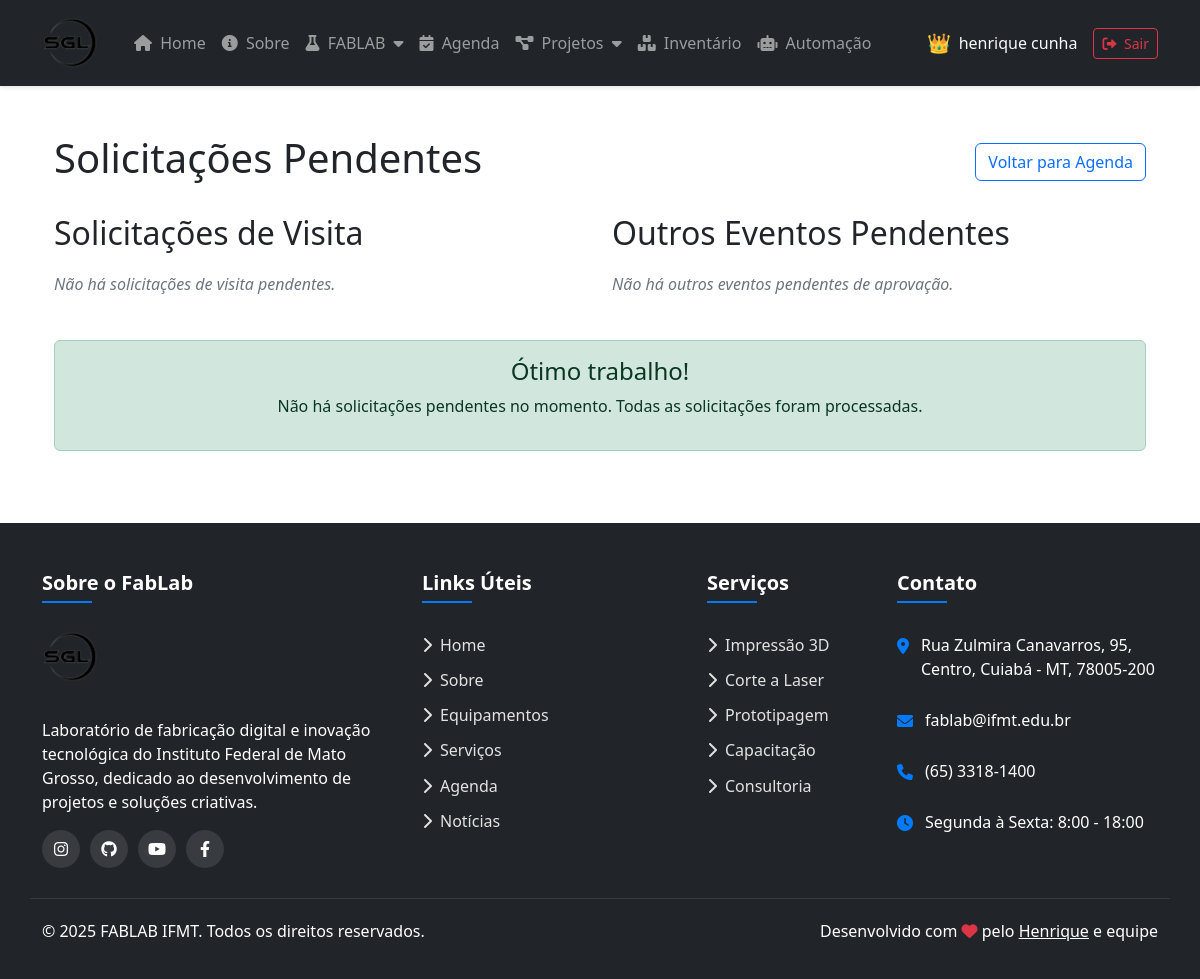
The app's page /logs/agenda/pendentes/ (signed in), older data.
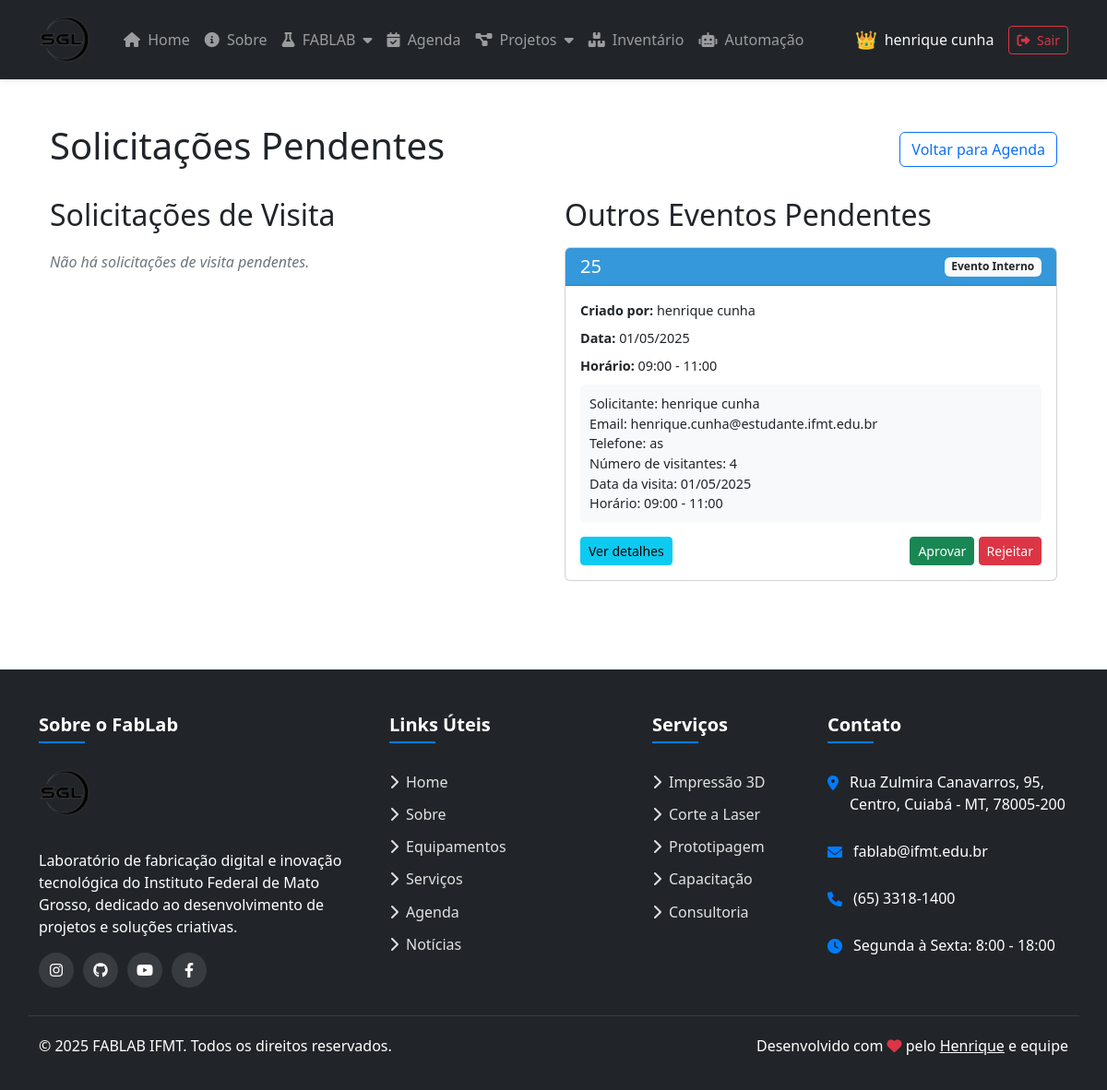
The same page, newer data.
### users/models.py (models this page shows, shortened)
class CustomUser(AbstractUser):
    username = None
    first_name = models.CharField(_("first name"), max_length=150, blank=False)
    last_name = models.CharField(_("last name"), max_length=150, blank=False)
    email = models.EmailField(_("email address"), blank=False, unique=True,
                              error_messages={"unique": _("Um usuário com este email já está cadastrado.")})
    id = models.CharField(_("matricula"),
        max_length=13,
        unique=True,
        primary_key=True,
        help_text=_(
            "Seu número de matrícula do SUAP ou SIAPE. Apenas números."
        ),
        error_messages={
            "unique": _("Um usuário com este número de matrícula já está cadastrado.")
        }
    )
    USERNAME_FIELD = "id"
    REQUIRED_FIELDS = ["first_name", "last_name", "email"]
    objects = CustomUserManager()

### logs/models.py (models this page shows, shortened)
class Event(models.Model):
    class EventType(models.TextChoices):
        INTERNAL = 'internal', _('Evento Interno')
        WORKSHOP = 'workshop', _('Workshop')
        VISIT = 'visit', _('Visita Agendada')
        MAINTENANCE = 'maintenance', _('Manutenção')
        OTHER = 'other', _('Outro')
    title = models.CharField(_("Título"), max_length=200)
    description = models.TextField(_("Descrição"), blank=True)
    start_time = models.DateTimeField(_("Hora de Início"))
    end_time = models.DateTimeField(_("Hora de Término"))
    event_type = models.CharField(
        _("Tipo de Evento"),
        max_length=20,
        choices=EventType.choices,
        default=EventType.INTERNAL
    )
    created_by = models.ForeignKey(
        CustomUser,
        on_delete=models.SET_NULL,
        null=True,
        related_name="created_events"
    )
    approved = models.BooleanField(_("Aprovado"), default=False)
    participants = models.ManyToManyField(
        CustomUser,
        related_name="events",
        blank=True,
        verbose_name=_("Participantes")
    )
    class Meta:
        ordering = ['start_time']
        verbose_name = _("Evento")
        verbose_name_plural = _("Eventos")

### logs/views.py (the view)
# urls.py: path('agenda/pendentes/', views.pending_events, name='pending_events'),
@user_passes_test(staff_check)
def pending_events(request):
    pending = Event.objects.filter(approved=False).order_by('start_time')
    visit_requests = pending.filter(event_type=Event.EventType.VISIT)
    other_events = pending.exclude(event_type=Event.EventType.VISIT)
    context = {
        'visit_requests': visit_requests,
        'other_events': other_events
    }
    return render(request, 'logs/pending_events.html', context)

### logs/templates/logs/pending_events.html (shortened to what this page needs)
{% extends 'layout.html' %}
{% load static %}
{% block content %}
<div class="container mt-4 mb-5">
    <div class="d-flex justify-content-between align-items-center mb-4">
        <h1>Solicitações Pendentes</h1>
        <a href="{% url 'logs:agenda_home' %}" class="btn btn-outline-primary">Voltar para Agenda</a>
    </div>
    <div class="row">
        <div class="col-md-6">
            <h2 class="mb-3">Solicitações de Visita</h2>
            {% if visit_requests %}
                {% for event in visit_requests %}
                    <div class="card mb-4">
                        <div class="card-header card-header-visit d-flex justify-content-between align-items-center">
                            <h5 class="mb-0">{{ event.title }}</h5>
                            <span class="badge bg-light text-dark">{{ event.start_time|date:"d/m/Y" }}</span>
                        </div>
                        <div class="card-body">
                            <div class="event-detail"><strong>Solicitante:</strong> {{ event.created_by.first_name }} {{ event.created_by.last_name }}</div>
                            <div class="event-detail"><strong>Horário:</strong> {{ event.start_time|date:"H:i" }} - {{ event.end_time|date:"H:i" }}</div>
                            <div class="event-description">{{ event.description }}</div>
                            <div class="action-buttons d-flex justify-content-between">
                                <a href="{% url 'logs:agenda_event_detail' event.id %}" class="btn btn-sm btn-info">Ver detalhes</a>
                                <div>
                                    <a href="{% url 'logs:agenda_approve_event' event.id %}" class="btn btn-sm btn-success">Aprovar</a>
                                    <a href="{% url 'logs:agenda_delete_event' event.id %}" class="btn btn-sm btn-danger"
                                       onclick="return confirm('Tem certeza que deseja rejeitar esta solicitação?');">Rejeitar</a>
                                </div>
                            </div>
                        </div>
                    </div>
                {% endfor %}
            {% else %}
                <p class="no-requests">Não há solicitações de visita pendentes.</p>
            {% endif %}
        </div>
        <div class="col-md-6">
            <h2 class="mb-3">Outros Eventos Pendentes</h2>
            {% if other_events %}
                {% for event in other_events %}
                    <div class="card mb-4">
                        <div class="card-header card-header-other d-flex justify-content-between align-items-center">
                            <h5 class="mb-0">{{ event.title }}</h5>
                            <span class="badge bg-light text-dark">{{ event.get_event_type_display }}</span>
                        </div>
                        <div class="card-body">
                            <div class="event-detail"><strong>Criado por:</strong> {{ event.created_by.first_name }} {{ event.created_by.last_name }}</div>
                            <div class="event-detail"><strong>Data:</strong> {{ event.start_time|date:"d/m/Y" }}</div>
                            <div class="event-detail"><strong>Horário:</strong> {{ event.start_time|date:"H:i" }} - {{ event.end_time|date:"H:i" }}</div>
                            <div class="event-description">{{ event.description }}</div>
                            <div class="action-buttons d-flex justify-content-between">
                                <a href="{% url 'logs:agenda_event_detail' event.id %}" class="btn btn-sm btn-info">Ver detalhes</a>
                                <div>
                                    <a href="{% url 'logs:agenda_approve_event' event.id %}" class="btn btn-sm btn-success">Aprovar</a>
                                    <a href="{% url 'logs:agenda_delete_event' event.id %}" class="btn btn-sm btn-danger"
                                       onclick="return confirm('Tem certeza que deseja rejeitar este evento?');">Rejeitar</a>
                                </div>
                            </div>
                        </div>
                    </div>
                {% endfor %}
            {% else %}
                <p class="no-requests">Não há outros eventos pendentes de aprovação.</p>
            {% endif %}
        </div>
    </div>
    {% if not visit_requests and not other_events %}
    <div class="alert alert-success text-center mt-4">
        <h4 class="alert-heading">Ótimo trabalho!</h4>
        <p>Não há solicitações pendentes no momento. Todas as solicitações foram processadas.</p>
    </div>
    {% endif %}
</div>
{% endblock %}

### templates/layout.html (shortened to what this page needs)
{% load static %}
<!DOCTYPE html>
<html lang="pt-br" class="h-100">
  <head>
    <link rel="stylesheet" href="{% static 'style.css' %}">
    <link href="https://cdn.jsdelivr.net/npm/bootstrap@5.3.3/dist/css/bootstrap.min.css" rel="stylesheet">
    <link rel="stylesheet" href="https://cdnjs.cloudflare.com/ajax/libs/font-awesome/6.0.0-beta3/css/all.min.css">
  </head>
  <body class="d-flex flex-column min-vh-100">
    <nav class="navbar navbar-expand-lg navbar-dark bg-dark sticky-top">
      <div class="container">
        <a class="navbar-brand d-flex align-items-center" href="/" aria-label="FABLAB IFMT Home">
          <img src="{% static 'images/logo.png' %}" alt="Logo FABLAB" style="height: 60px;" class="me-2">
        </a>
        <div class="collapse navbar-collapse" id="navbarColor02">
          <ul class="navbar-nav me-auto">
            <li class="nav-item">
              <a class="nav-link" href="/">
                <i class="fas fa-home me-1"></i> Home
              </a>
            </li>
            <li class="nav-item">
              <a class="nav-link" href="/about">
                <i class="fas fa-info-circle me-1"></i> Sobre
              </a>
            </li>
            <li class="nav-item project">
              <a class="nav-link">
                <i class="fas fa-flask me-1"></i> FABLAB <i class="fas fa-caret-down ms-1"></i>
              </a>
            </li>
            {% if user.is_authenticated %}
            <li class="nav-item">
              <a class="nav-link agenda-with-notification" href="{% url 'logs:agenda_home' %}">
                <i class="fas fa-calendar-check me-1"></i> Agenda
              </a>
            </li>
            {% endif %}
            <li class="nav-item project">
              <a class="nav-link" {% if user.is_staff %}href="/projects"{% endif %}>
                <i class="fas fa-project-diagram me-1"></i> Projetos <i class="fas fa-caret-down ms-1"></i>
              </a>
            </li>
            {% if user.is_authenticated and user.is_staff %}
              <li class="nav-item">
                <a class="nav-link" href="{% url 'inventario:dashboard' %}">
                  <i class="fas fa-boxes me-1"></i> Inventário
                </a>
              </li>
            {% endif %}
            {% if user.is_authenticated and user.is_staff %}
              <li class="nav-item">
                <a class="nav-link" href="{% url 'Controle_ar:automacao_home' %}">
                  <i class="fas fa-robot me-1"></i> Automação
                </a>
              </li>
            {% endif %}
          </ul>
          <div class="d-flex align-items-center">
            {% if user.is_authenticated %}
              <div class="user-welcome text-light">
                <span class="user-role">{% if user.is_staff %}👑{% endif %}</span>
                <span>{{user.first_name}} {{user.last_name}}</span>
              </div>
              <form action="{% url 'users:logout' %}" method="post">
                <button class="btn btn-outline-danger btn-sm" type="submit">
                  <i class="fas fa-sign-out-alt me-1"></i> Sair
                </button>
              </form>
            {% endif %}
          </div>
        </div>
      </div>
    </nav>
    <div aria-live="polite" aria-atomic="true" class="position-fixed bottom-0 end-0 p-3" style="z-index: 1100">
    </div>
    <main class="container py-4">
      {% block content %}{% endblock %}
    </main>
    <footer class="pt-5 mt-auto bg-dark text-white">
      <div class="container">
        <div class="row">
          <div class="col-lg-4 col-md-6 mb-4 mb-md-0 footer-links">
            <h5>Sobre o FabLab</h5>
            <div class="mb-3">
              <img src="{% static 'images/logo.png' %}" alt="Logo FABLAB" class="footer-logo">
            </div>
            <p class="mb-3">
              Laboratório de fabricação digital e inovação tecnológica do Instituto Federal de Mato Grosso, dedicado ao desenvolvimento de projetos e soluções criativas.
            </p>
            <div class="social-links mt-3">
              <a href="https://www.instagram.com/ifmtmaker/" target="_blank" aria-label="Instagram" title="Instagram">
                <i class="fab fa-instagram"></i>
              </a>
              <a href="https://github.com/FabLab-IFMT" target="_blank" aria-label="GitHub" title="GitHub">
                <i class="fab fa-github"></i>
              </a>
              <a href="https://www.youtube.com/channel/UCxxxxxxxx" target="_blank" aria-label="YouTube" title="YouTube">
                <i class="fab fa-youtube"></i>
              </a>
              <a href="https://www.facebook.com/ifmtoficial/" target="_blank" aria-label="Facebook" title="Facebook">
                <i class="fab fa-facebook-f"></i>
              </a>
            </div>
          </div>
          <div class="col-lg-3 col-md-6 mb-4 mb-md-0 footer-links">
            <h5>Links Úteis</h5>
            <ul class="list-unstyled">
              <li><a href="/" class="d-block"><i class="fas fa-chevron-right me-2"></i>Home</a></li>
              <li><a href="/about" class="d-block"><i class="fas fa-chevron-right me-2"></i>Sobre</a></li>
              <li><a href="{% url 'options:equipamentos' %}" class="d-block"><i class="fas fa-chevron-right me-2"></i>Equipamentos</a></li>
              <li><a href="{% url 'options:servicos' %}" class="d-block"><i class="fas fa-chevron-right me-2"></i>Serviços</a></li>
              <li><a href="{% url 'logs:agenda_home' %}" class="d-block"><i class="fas fa-chevron-right me-2"></i>Agenda</a></li>
              <li><a href="{% url 'options:noticias' %}" class="d-block"><i class="fas fa-chevron-right me-2"></i>Notícias</a></li>
            </ul>
          </div>
          <div class="col-lg-2 col-md-6 mb-4 mb-md-0 footer-links">
            <h5>Serviços</h5>
            <ul class="list-unstyled">
              <li><a href="#" class="d-block"><i class="fas fa-chevron-right me-2"></i>Impressão 3D</a></li>
              <li><a href="#" class="d-block"><i class="fas fa-chevron-right me-2"></i>Corte a Laser</a></li>
              <li><a href="#" class="d-block"><i class="fas fa-chevron-right me-2"></i>Prototipagem</a></li>
              <li><a href="#" class="d-block"><i class="fas fa-chevron-right me-2"></i>Capacitação</a></li>
              <li><a href="#" class="d-block"><i class="fas fa-chevron-right me-2"></i>Consultoria</a></li>
            </ul>
          </div>
          <div class="col-lg-3 col-md-6 mb-4 mb-md-0 footer-links">
            <h5>Contato</h5>
            <ul class="list-unstyled contact-info">
              <li>
                <i class="fas fa-map-marker-alt"></i>
                <span>Rua Zulmira Canavarros, 95, Centro, Cuiabá - MT, 78005-200</span>
              </li>
              <li>
                <i class="fas fa-envelope"></i>
                <span>fablab@ifmt.edu.br</span>
              </li>
              <li>
                <i class="fas fa-phone"></i>
                <span>(65) 3318-1400</span>
              </li>
              <li>
                <i class="fas fa-clock"></i>
                <span>Segunda à Sexta: 8:00 - 18:00</span>
              </li>
            </ul>
          </div>
        </div>
        <div class="row footer-bottom">
          <div class="col-md-6 text-center text-md-start">
            <p>&copy; 2025 FABLAB IFMT. Todos os direitos reservados.</p>
          </div>
          <div class="col-md-6 text-center text-md-end">
            <p>
                Desenvolvido com <i class="fas fa-heart text-danger"></i> pelo <a href="https://github.com/henrltop" target="_blank" class="text-white">Henrique</a> e equipe
            </p>
          </div>
        </div>
      </div>
    </footer>
  </body>
</html>

Row changes from the older to the newer data that the page shows:
added Event: title "25", event_type "Evento Interno", created_by.first_name "henrique", created_by.last_name "cunha", start_time "01/05/2025", start_time "09:00", end_time "11:00", description "Solicitante: henrique cunha Email: henrique.cunha@estudante.ifmt.edu.br Telefone: as Número de visitantes: 4 Data da visita: 01/05/2025 Horário: 09:00 - 11:00…"
Text that changed along with them:
text no longer shown: "Não há outros eventos pendentes de aprovação. Ótimo trabalho! Não há solicitações pendentes no momento. Todas as solicitações foram processadas."
